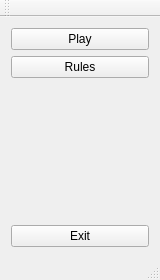
<?xml version="1.0" encoding="UTF-8"?>
<ui version="4.0">
 <class>MainWindow</class>
 <widget class="QMainWindow" name="MainWindow">
  <property name="geometry">
   <rect>
    <x>0</x>
    <y>0</y>
    <width>160</width>
    <height>280</height>
   </rect>
  </property>
  <property name="minimumSize">
   <size>
    <width>160</width>
    <height>0</height>
   </size>
  </property>
  <property name="maximumSize">
   <size>
    <width>99999</width>
    <height>99999</height>
   </size>
  </property>
  <property name="windowTitle">
   <string>Chess</string>
  </property>
  <widget class="QWidget" name="centralWidget">
   <layout class="QVBoxLayout" name="verticalLayout">
    <item>
     <widget class="QPushButton" name="playButton">
      <property name="text">
       <string>Play</string>
      </property>
     </widget>
    </item>
    <item>
     <widget class="QPushButton" name="rulesButton">
      <property name="text">
       <string>Rules</string>
      </property>
     </widget>
    </item>
    <item>
     <spacer name="verticalSpacer">
      <property name="orientation">
       <enum>Qt::Vertical</enum>
      </property>
      <property name="sizeHint" stdset="0">
       <size>
        <width>20</width>
        <height>40</height>
       </size>
      </property>
     </spacer>
    </item>
    <item>
     <widget class="QPushButton" name="exitButton">
      <property name="text">
       <string>Exit</string>
      </property>
     </widget>
    </item>
   </layout>
  </widget>
  <widget class="QMenuBar" name="menuBar">
   <property name="geometry">
    <rect>
     <x>0</x>
     <y>0</y>
     <width>160</width>
     <height>21</height>
    </rect>
   </property>
  </widget>
  <widget class="QToolBar" name="mainToolBar">
   <attribute name="toolBarArea">
    <enum>TopToolBarArea</enum>
   </attribute>
   <attribute name="toolBarBreak">
    <bool>false</bool>
   </attribute>
  </widget>
  <widget class="QStatusBar" name="statusBar"/>
 </widget>
 <layoutdefault spacing="6" margin="11"/>
 <resources/>
 <connections/>
</ui>
